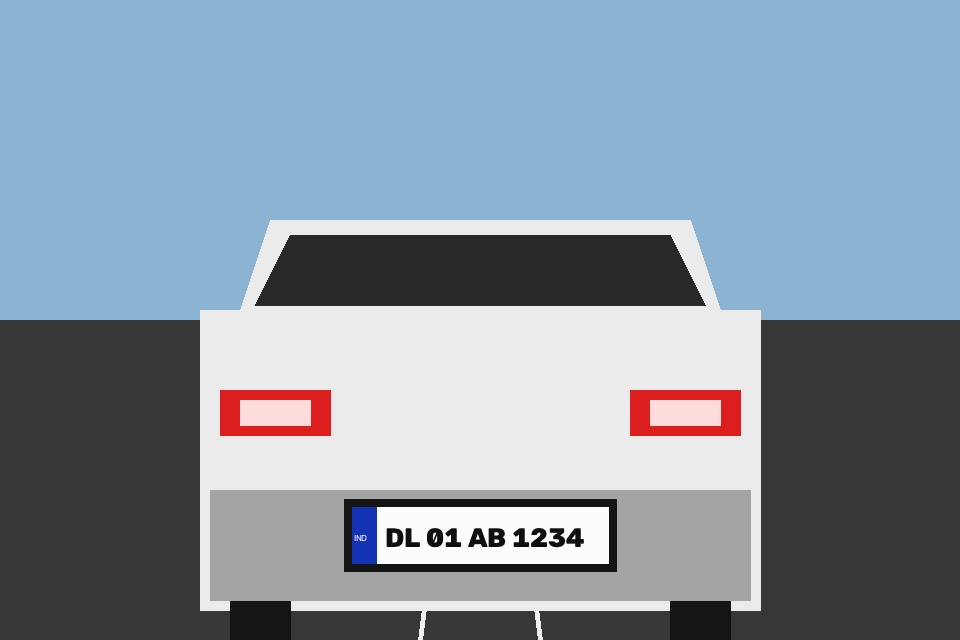
#> input picture data/samples/cars/sample_1_delhi_sedan.jpg, 960 x 640 px
$ python -i preprocessing.py   (imports and definitions only)
#> lines starting #> are read from the running program, lines starting #| are printed output that depends on the picture; after the words box and inside, x2 and y2 are one past the last pixel; in counts of white or black regions, pixels touching at a corner belong together
#> further down, picture is the input picture: shape (640, 960, 3); mean B, G, R 163, 149.5, 135.1
"""
utils/preprocessing.py
Image Preprocessing and Computer Vision Enhancement Pipeline for License Plate Recognition.
Applies multi-stage image enhancement to optimize OCR text extraction.
"""

import os
import cv2
import numpy as np
from datetime import datetime
from typing import Dict, Tuple, Optional


def deskew_plate(image: np.ndarray) -> np.ndarray:
    """
    Detects plate inclination angle using Hough Lines and rotates to horizontal.
    Safely handles arbitrary HoughLinesP tensor dimensions.
    """
    if image is None or image.size == 0:
        return image

    try:
        gray = cv2.cvtColor(image, cv2.COLOR_BGR2GRAY) if len(image.shape) == 3 else image
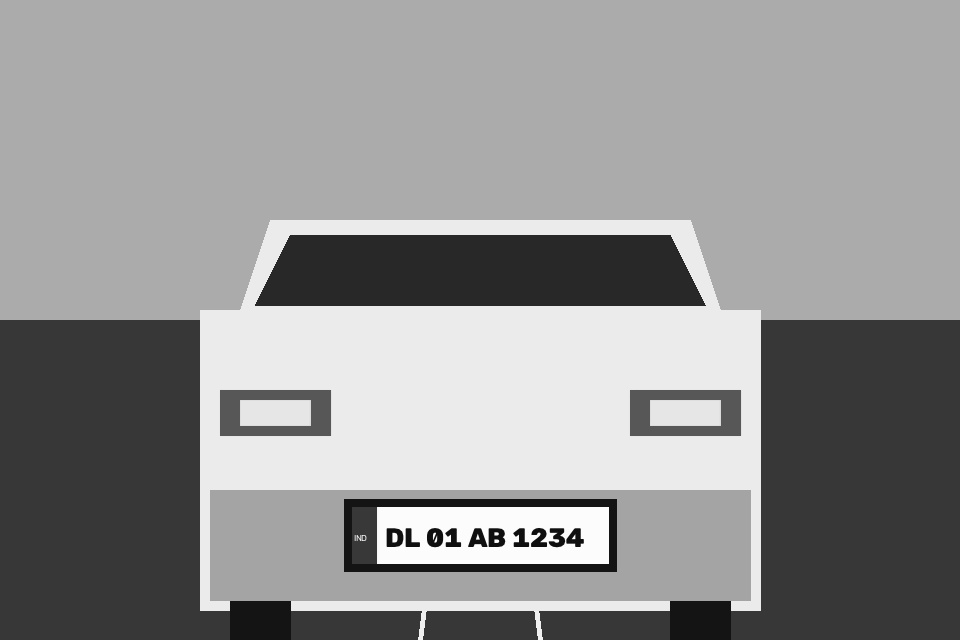
#> gray: shape (640, 960); min 9, max 255, mean 146.8
        edges = cv2.Canny(gray, 50, 150, apertureSize=3)
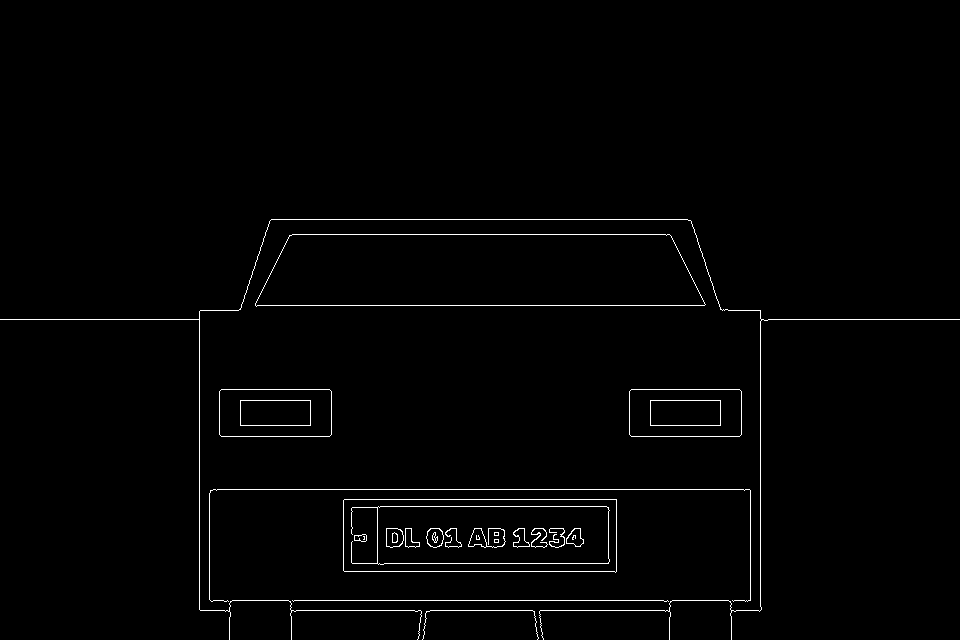
#> edges: shape (640, 960); 1.3% white in thin lines or dots, all inside (x1, y1, x2, y2) = (0, 219, 960, 640)
        lines = cv2.HoughLinesP(
            edges, 1, np.pi / 180, 40,
            minLineLength=max(10, image.shape[1] // 4),
            maxLineGap=10
        )
#> lines = [[199, 600, 760, 600], [292, 234, 669, 234], [213, 489, 760, 489], [271, 219, 687, 219], [291, 610, 669, 610], [255, 305, 704, 305], [760, 610, 760, 310], [199, 609, 199, 311], [344, 499, 616, 499], [343, 563, 616, 563], [344, 571, 616, 571]]

        if lines is not None and len(lines) > 0:
            angles = []
            for line in lines:
                l = np.array(line).flatten()
                if len(l) >= 4:
                    x1, y1, x2, y2 = int(l[0]), int(l[1]), int(l[2]), int(l[3])
                    angle = np.degrees(np.arctan2(y2 - y1, x2 - x1))
                    if abs(angle) < 25:  # Filter out vertical or extreme lines
                        angles.append(angle)
#> this loop made 11 passes
#> (x1, y1, x2, y2, angle) on passes 1 to 11: (199, 600, 760, 600, 0), (292, 234, 669, 234, 0), (213, 489, 760, 489, 0), (271, 219, 687, 219, 0), (291, 610, 669, 610, 0), (255, 305, 704, 305, 0), (760, 610, 760, 310, -90), (199, 609, 199, 311, -90), (344, 499, 616, 499, 0), (343, 563, 616, 563, 0), (344, 571, 616, 571, 0)
#> after the loop, angles = [0, 0, 0, 0, 0, 0, 0, 0, 0]

            if angles:
                median_angle = float(np.median(angles))
#> median_angle = 0
                if abs(median_angle) > 1.2:
                    (h, w) = image.shape[:2]
                    center = (w // 2, h // 2)
                    M = cv2.getRotationMatrix2D(center, median_angle, 1.0)
                    rotated = cv2.warpAffine(
                        image, M, (w, h),
                        flags=cv2.INTER_CUBIC,
                        borderMode=cv2.BORDER_REPLICATE
                    )
                    return rotated
    except Exception as e:
        # Deskewing failure shouldn't crash the pipeline; fallback to original crop
        pass

    return image


# [78 lines left out: functions preprocess_plate_for_ocr, save_detection_crop, not called in this run]

>>> import cv2
>>> picture = cv2.imread('../data/samples/cars/sample_1_delhi_sedan.jpg')
>>> result = deskew_plate(picture)

$ run again, on data/samples/cars/sample_2_maharashtra_suv.jpg
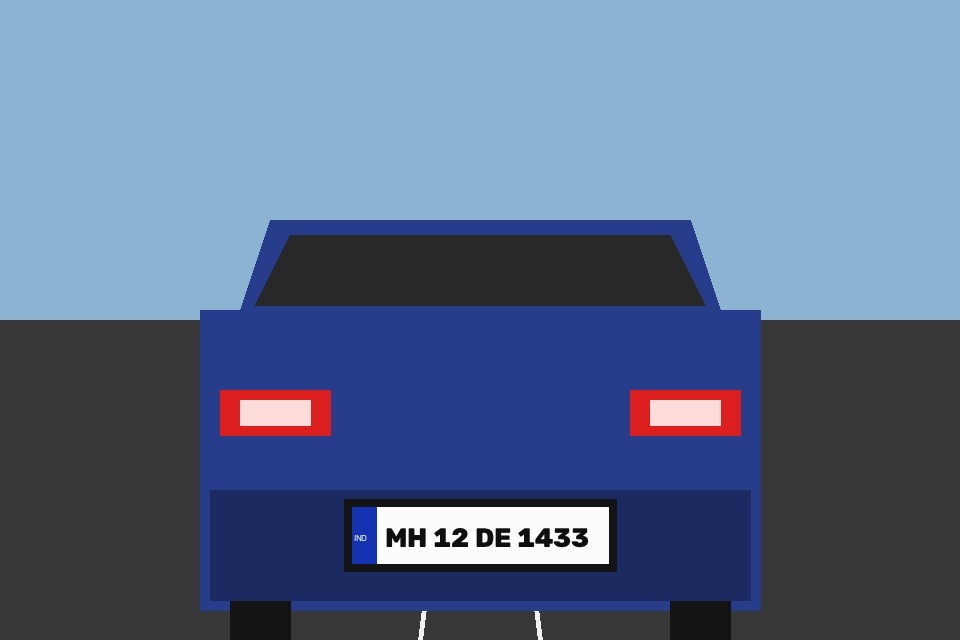
#> input picture data/samples/cars/sample_2_maharashtra_suv.jpg, 960 x 640 px
#> picture is the input picture: shape (640, 960, 3); mean B, G, R 141.6, 110.7, 91.5
#> in deskew_plate, `gray = cv2.cvtColor(image, cv2.COLOR_BGR2GRAY) if len(image.shape) == ..`:
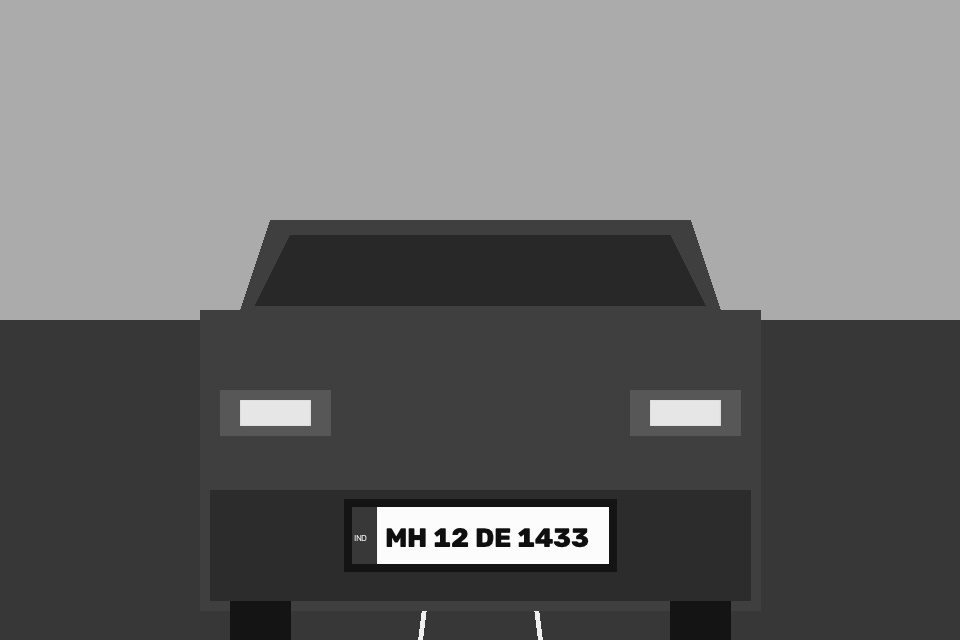
#> gray: shape (640, 960); min 6, max 255, mean 108.6
#> in deskew_plate, `edges = cv2.Canny(gray, 50, 150, apertureSize=3)`:
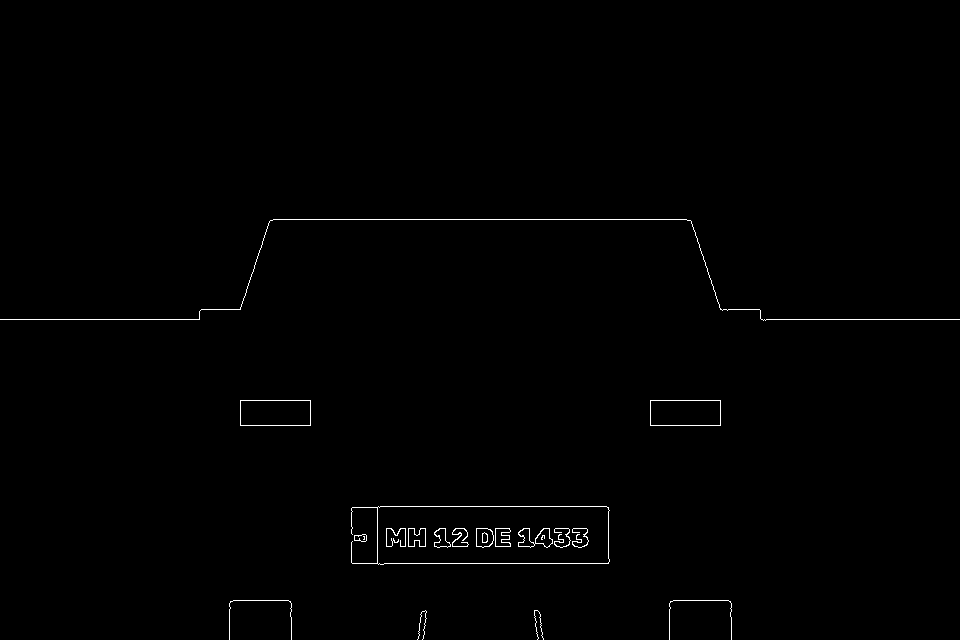
#> edges: shape (640, 960); 0.57% white in thin lines or dots, all inside (x1, y1, x2, y2) = (0, 219, 960, 640)
#> lines = [[273, 219, 686, 219], [352, 563, 608, 563]]
#> the loop in deskew_plate, `for line in lines:` made 2 passes
#> (x1, y1, x2, y2, angle) on passes 1 to 2: (273, 219, 686, 219, 0), (352, 563, 608, 563, 0)
#> after the loop in deskew_plate, `for line in lines:`: angles = [0, 0]
#> median_angle = 0

$ run again, on data/samples/cars/sample_3_karnataka_hatch.jpg
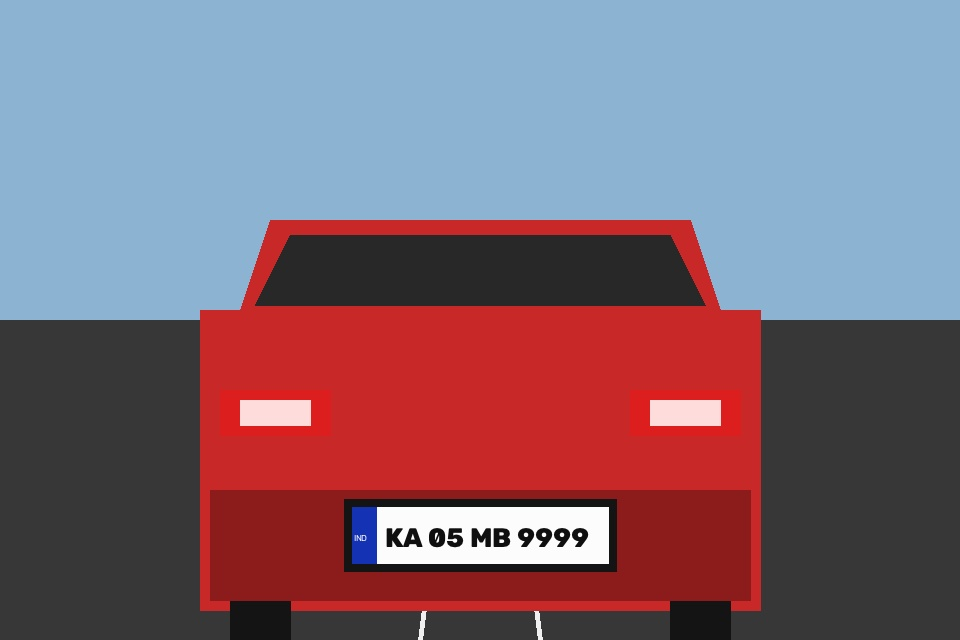
#> input picture data/samples/cars/sample_3_karnataka_hatch.jpg, 960 x 640 px
#> picture is the input picture: shape (640, 960, 3); mean B, G, R 119.6, 106.2, 127.3
#> in deskew_plate, `gray = cv2.cvtColor(image, cv2.COLOR_BGR2GRAY) if len(image.shape) == ..`:
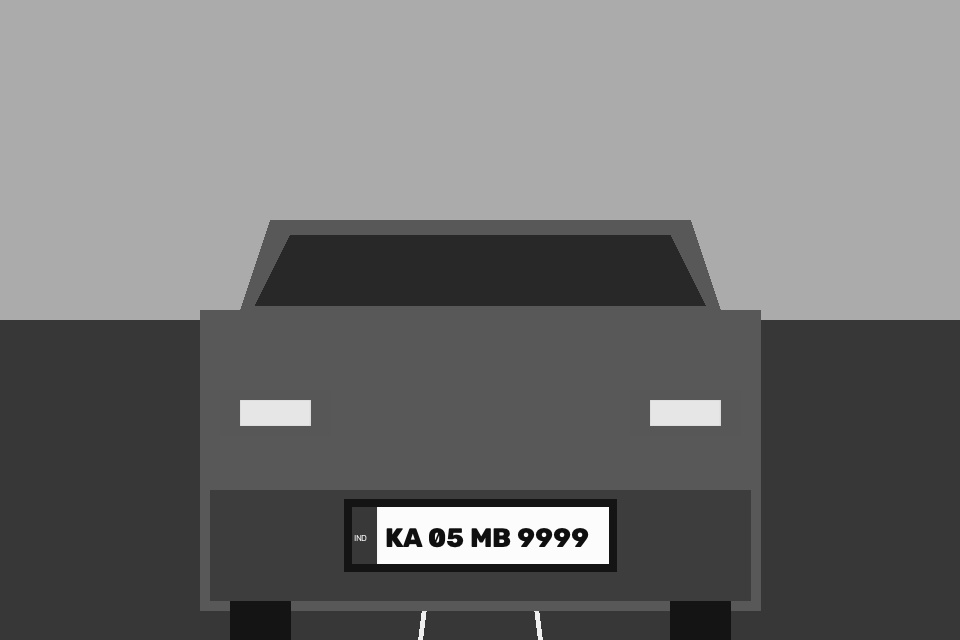
#> gray: shape (640, 960); min 9, max 255, mean 114.1
#> in deskew_plate, `edges = cv2.Canny(gray, 50, 150, apertureSize=3)`:
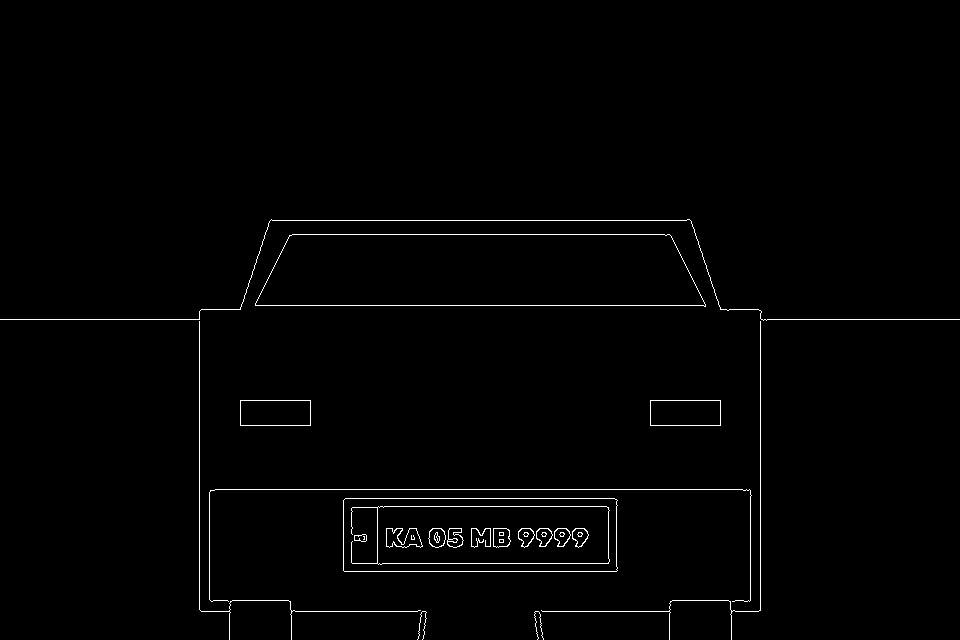
#> edges: shape (640, 960); 1.1% white in thin lines or dots, all inside (x1, y1, x2, y2) = (0, 219, 960, 640)
#> lines = [[292, 234, 669, 234], [215, 489, 760, 489], [270, 220, 690, 220], [255, 305, 705, 305], [760, 610, 760, 310], [344, 571, 616, 571], [345, 498, 614, 498], [199, 609, 199, 311], [343, 563, 616, 563]]
#> the loop in deskew_plate, `for line in lines:` made 9 passes
#> (x1, y1, x2, y2, angle) on passes 1 to 8: (292, 234, 669, 234, 0), (215, 489, 760, 489, 0), (270, 220, 690, 220, 0), (255, 305, 705, 305, 0), (760, 610, 760, 310, -90), (344, 571, 616, 571, 0), (345, 498, 614, 498, 0), (199, 609, 199, 311, -90)
#> after the loop in deskew_plate, `for line in lines:`: angles = [0, 0, 0, 0, 0, 0, 0]
#> median_angle = 0
